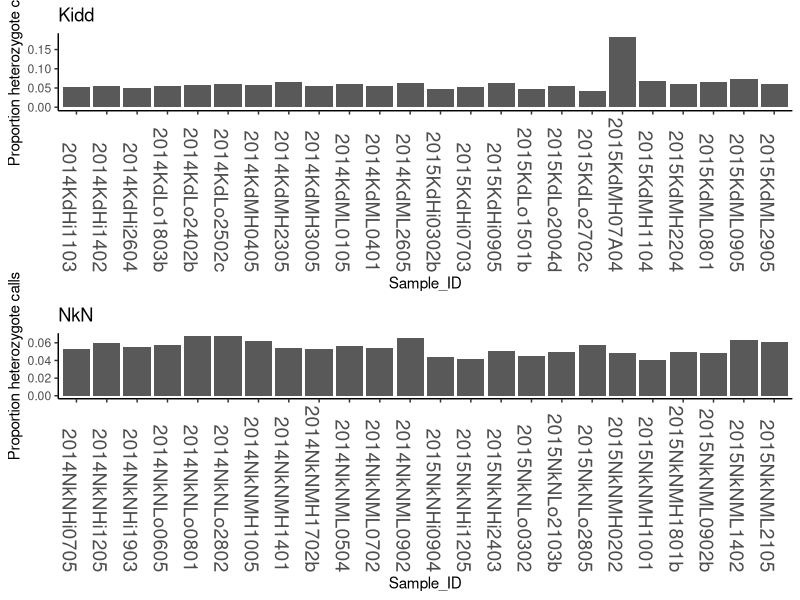
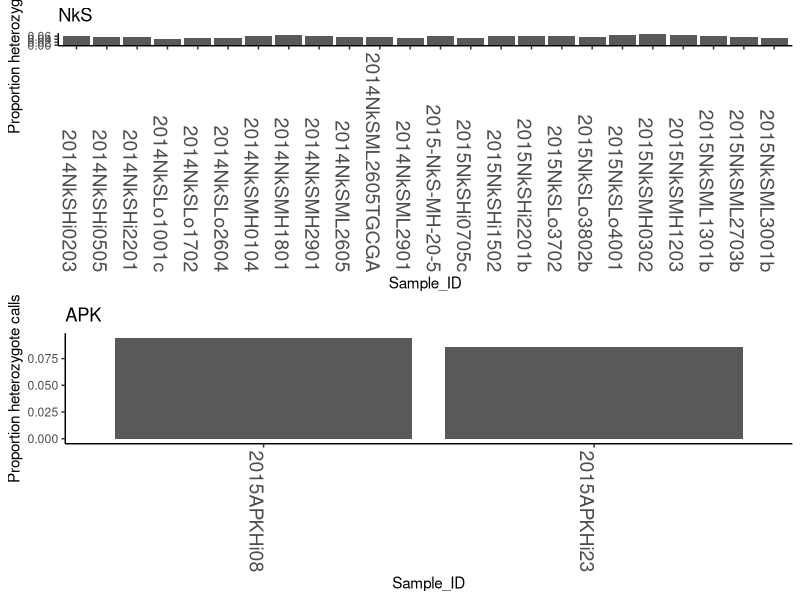
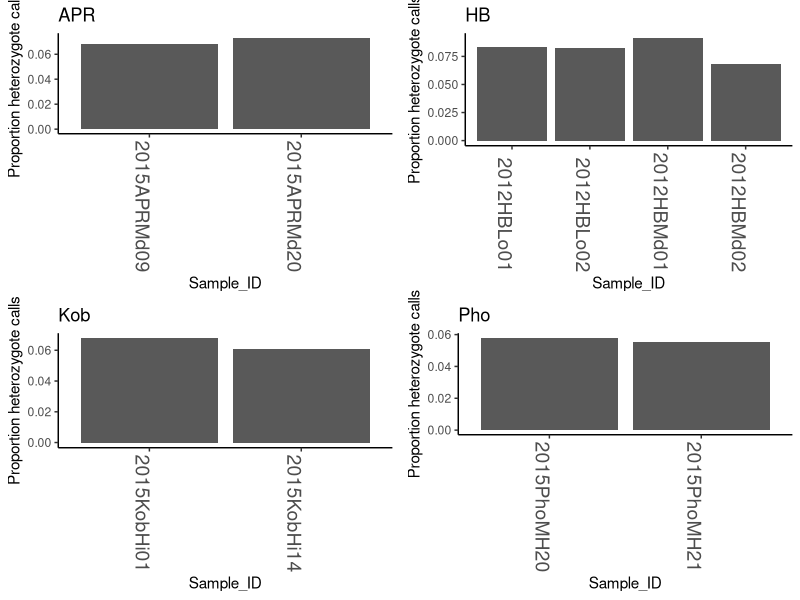
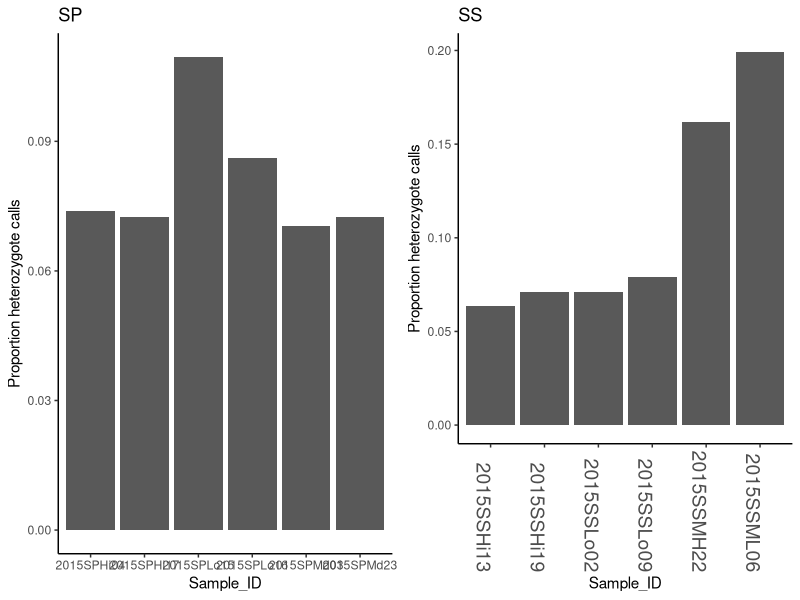
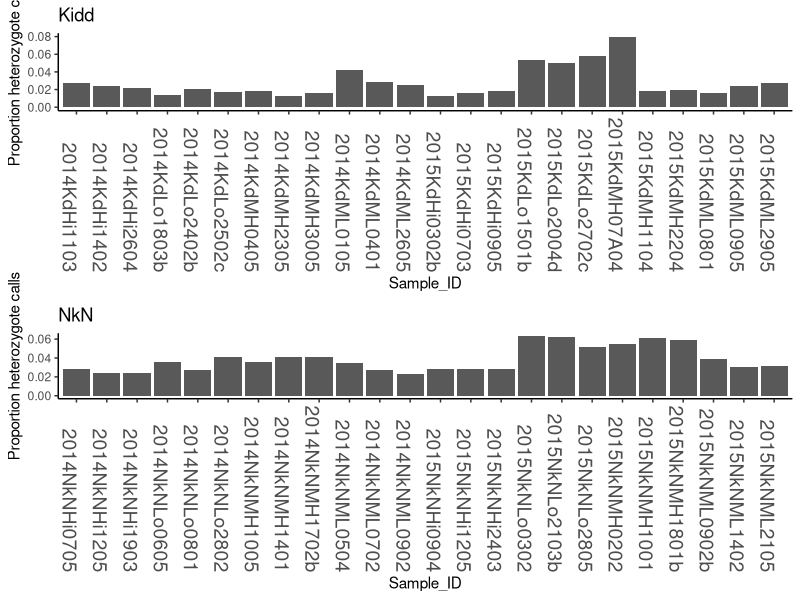
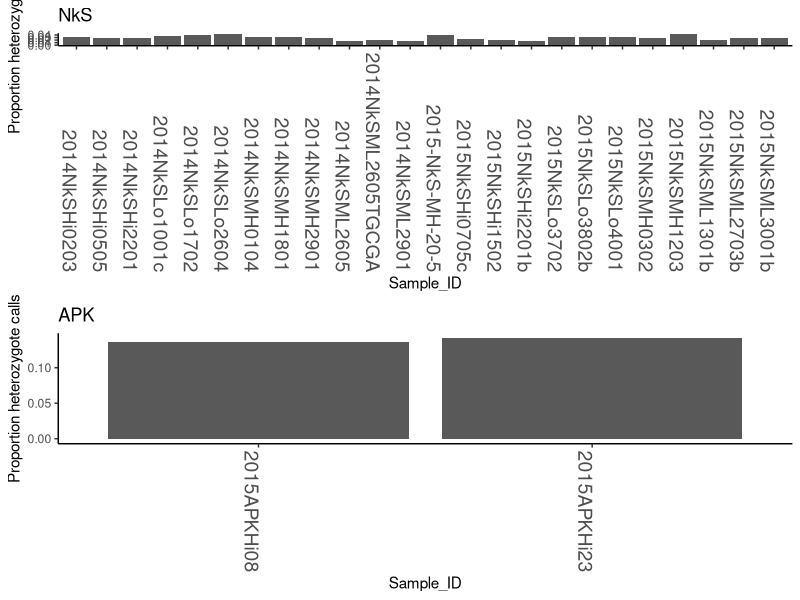
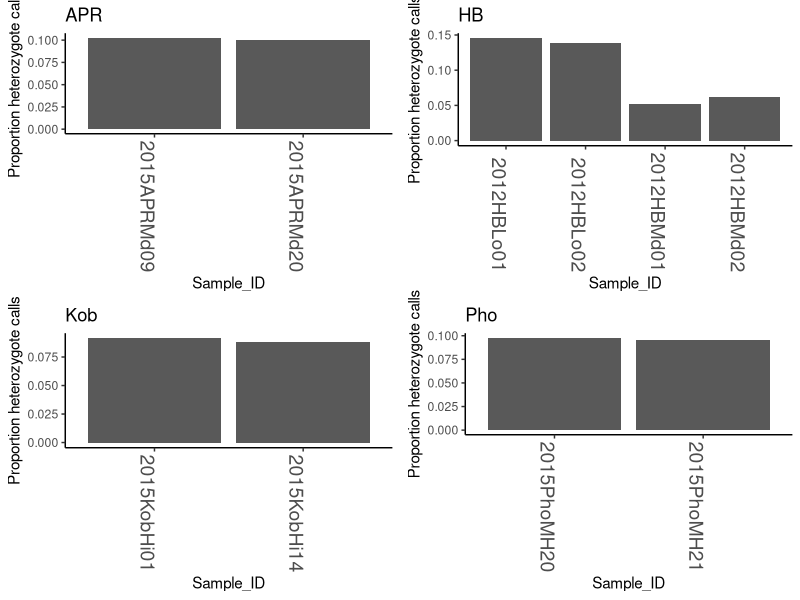
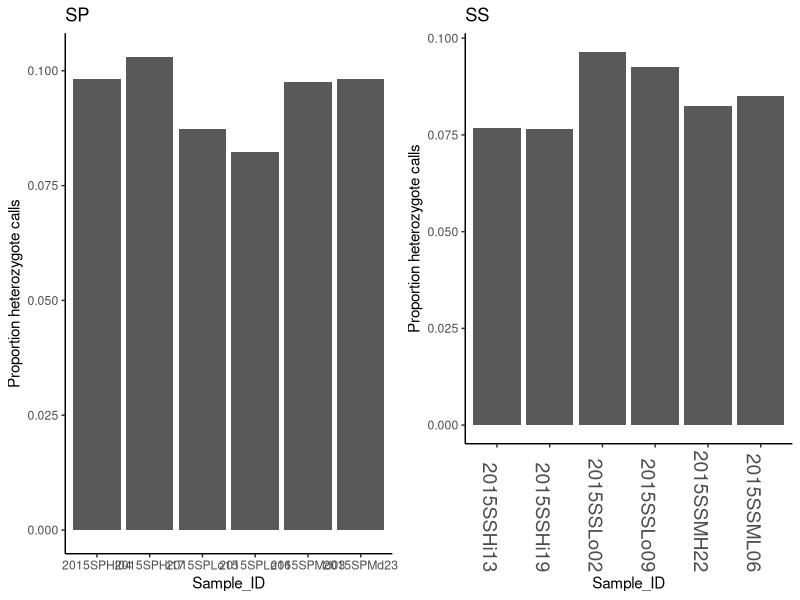

Here is the R script that generated these plots, in order: (Note: this script raises an error after producing the figures.)
install.packages("ggplot2")
library(ggplot2)
library(gridExtra)
library(grid)
het_homs_calls=read.table("output/summary_stats/Het_Hom_alt_Missing_counts_by_sample.txt", header=T, sep="\t")

summary(het_homs_calls)
#range of het proportion
summary(het_homs_calls$Prop_het)
#10 pop groups ignoring year and elevation
#organize samples into populations
Kidd=het_homs_calls[grepl("Kd",het_homs_calls$Sample_ID),]
NkN=het_homs_calls[grepl("NkN",het_homs_calls$Sample_ID),]
NkS=het_homs_calls[grepl("NkS",het_homs_calls$Sample_ID),]
APK=het_homs_calls[grepl("APK",het_homs_calls$Sample_ID),]
APR=het_homs_calls[grepl("APR",het_homs_calls$Sample_ID),]
HB=het_homs_calls[grepl("HB",het_homs_calls$Sample_ID),]
Kob=het_homs_calls[grepl("Kob",het_homs_calls$Sample_ID),]
Pho=het_homs_calls[grepl("Pho",het_homs_calls$Sample_ID),]
SP=het_homs_calls[grepl("SP",het_homs_calls$Sample_ID),]
SS=het_homs_calls[grepl("SS",het_homs_calls$Sample_ID),]


Kidd_plot=ggplot(Kidd, aes(x = Sample_ID, y = Prop_het)) + geom_bar(stat = "identity") + theme(axis.text.x = element_text(size=14,angle = 270, hjust=1),

        panel.background=element_blank(),  
        axis.line = element_line(colour = "black"))+
        theme(axis.line.x = element_line(color="black"),
                axis.line.y = element_line(color="black"))+
        ylab("Proportion heterozygote calls") +
        ggtitle("Kidd")

NkN_plot=ggplot(NkN, aes(x = Sample_ID, y = Prop_het)) + geom_bar(stat = "identity") + theme(axis.text.x = element_text(size=14,angle = 270, hjust=1),

        panel.background=element_blank(),  
        axis.line = element_line(colour = "black"))+
        theme(axis.line.x = element_line(color="black"),
                axis.line.y = element_line(color="black"))+
        ylab("Proportion heterozygote calls") +
        ggtitle("NkN")

NkS_plot=ggplot(NkS, aes(x = Sample_ID, y = Prop_het)) + geom_bar(stat = "identity") + theme(axis.text.x = element_text(size=14,angle = 270, hjust=1),

        panel.background=element_blank(),  
        axis.line = element_line(colour = "black"))+
        theme(axis.line.x = element_line(color="black"),
                axis.line.y = element_line(color="black"))+
        ylab("Proportion heterozygote calls") +
        ggtitle("NkS")

APK_plot=ggplot(APK, aes(x = Sample_ID, y = Prop_het)) + geom_bar(stat = "identity") + theme(axis.text.x = element_text(size=14,angle = 270, hjust=1),

        panel.background=element_blank(),  
        axis.line = element_line(colour = "black"))+
        theme(axis.line.x = element_line(color="black"),
                axis.line.y = element_line(color="black"))+
        ylab("Proportion heterozygote calls") +
        ggtitle("APK")

APR_plot=ggplot(APR, aes(x = Sample_ID, y = Prop_het)) + geom_bar(stat = "identity") + theme(axis.text.x = element_text(size=14,angle = 270, hjust=1),

        panel.background=element_blank(),  
        axis.line = element_line(colour = "black"))+
        theme(axis.line.x = element_line(color="black"),
                axis.line.y = element_line(color="black"))+
        ylab("Proportion heterozygote calls") +
        ggtitle("APR")
                
HB_plot=ggplot(HB, aes(x = Sample_ID, y = Prop_het)) + geom_bar(stat = "identity") + theme(axis.text.x = element_text(size=14,angle = 270, hjust=1),
    
          panel.background=element_blank(),  
                axis.line = element_line(colour = "black"))+
                theme(axis.line.x = element_line(color="black"),
                axis.line.y = element_line(color="black"))+
                ylab("Proportion heterozygote calls") +
                ggtitle("HB")

Kob_plot=ggplot(Kob, aes(x = Sample_ID, y = Prop_het)) + geom_bar(stat = "identity") + theme(axis.text.x = element_text(size=14,angle = 270, hjust=1),

        panel.background=element_blank(),  
        axis.line = element_line(colour = "black"))+
        theme(axis.line.x = element_line(color="black"),
                axis.line.y = element_line(color="black"))+
        ylab("Proportion heterozygote calls") +
        ggtitle("Kob")
                
Pho_plot=ggplot(Pho, aes(x = Sample_ID, y = Prop_het)) + geom_bar(stat = "identity") + theme(axis.text.x = element_text(size=14,angle = 270, hjust=1),

        panel.background=element_blank(),  
        axis.line = element_line(colour = "black"))+
        theme(axis.line.x = element_line(color="black"),
        axis.line.y = element_line(color="black"))+
        ylab("Proportion heterozygote calls") +
        ggtitle("Pho")

SP_plot=ggplot(SP, aes(x = Sample_ID, y = Prop_het)) + geom_bar(stat = "identity") + theme(axis.text.x.x = element_text(size=14,angle = 270, hjust=1),

        panel.background=element_blank(),  
        axis.line = element_line(colour = "black"))+
        theme(axis.line.x = element_line(color="black"),
                axis.line.y = element_line(color="black"))+
        ylab("Proportion heterozygote calls") +
        ggtitle("SP")

SS_plot=ggplot(SS, aes(x = Sample_ID, y = Prop_het)) + geom_bar(stat = "identity") + theme(axis.text.x = element_text(size=14,angle = 270, hjust=1),
        panel.background=element_blank(),  
        axis.line = element_line(colour = "black"))+
        theme(axis.line.x = element_line(color="black"),
                axis.line.y = element_line(color="black"))+
        ylab("Proportion heterozygote calls") +
        ggtitle("SS")

grid.arrange(Kidd_plot,NkN_plot, ncol=1)
grid.arrange(NkS_plot, APK_plot, ncol=1)
grid.arrange( APR_plot, HB_plot, Kob_plot,Pho_plot, ncol=2)
grid.arrange(SP_plot, SS_plot, ncol=2)


#Proportion Alternate genotypes:

Kidd_plot=ggplot(Kidd, aes(x = Sample_ID, y = Prop_alt)) + geom_bar(stat = "identity") + theme(axis.text.x = element_text(size=14,angle = 270, hjust=1),
        
        panel.background=element_blank(),  
        axis.line = element_line(colour = "black"))+
        theme(axis.line.x = element_line(color="black"),
                axis.line.y = element_line(color="black"))+
        ylab("Proportion heterozygote calls") +
        ggtitle("Kidd")

NkN_plot=ggplot(NkN, aes(x = Sample_ID, y = Prop_alt)) + geom_bar(stat = "identity") + theme(axis.text.x = element_text(size=14,angle = 270, hjust=1),
        
        panel.background=element_blank(),  
        axis.line = element_line(colour = "black"))+
        theme(axis.line.x = element_line(color="black"),
                axis.line.y = element_line(color="black"))+
        ylab("Proportion heterozygote calls") +
        ggtitle("NkN")
NkS_plot=ggplot(NkS, aes(x = Sample_ID, y = Prop_alt)) + geom_bar(stat = "identity") + theme(axis.text.x = element_text(size=14,angle = 270, hjust=1),
        
        panel.background=element_blank(),  
        axis.line = element_line(colour = "black"))+
        theme(axis.line.x = element_line(color="black"),
                axis.line.y = element_line(color="black"))+
        ylab("Proportion heterozygote calls") +
        ggtitle("NkS")

APK_plot=ggplot(APK, aes(x = Sample_ID, y = Prop_alt)) + geom_bar(stat = "identity") + theme(axis.text.x = element_text(size=14,angle = 270, hjust=1),
        
        panel.background=element_blank(),  
        axis.line = element_line(colour = "black"))+
        theme(axis.line.x = element_line(color="black"),
                axis.line.y = element_line(color="black"))+
        ylab("Proportion heterozygote calls") +
        ggtitle("APK")

APR_plot=ggplot(APR, aes(x = Sample_ID, y = Prop_alt)) + geom_bar(stat = "identity") + theme(axis.text.x = element_text(size=14,angle = 270, hjust=1),
        
        panel.background=element_blank(),  
        axis.line = element_line(colour = "black"))+
        theme(axis.line.x = element_line(color="black"),
                axis.line.y = element_line(color="black"))+
        ylab("Proportion heterozygote calls") +
        ggtitle("APR")

HB_plot=ggplot(HB, aes(x = Sample_ID, y = Prop_alt)) + geom_bar(stat = "identity") + theme(axis.text.x = element_text(size=14,angle = 270, hjust=1),
        
        panel.background=element_blank(),  
        axis.line = element_line(colour = "black"))+
        theme(axis.line.x = element_line(color="black"),
                axis.line.y = element_line(color="black"))+
        ylab("Proportion heterozygote calls") +
        ggtitle("HB")

Kob_plot=ggplot(Kob, aes(x = Sample_ID, y = Prop_alt)) + geom_bar(stat = "identity") + theme(axis.text.x = element_text(size=14,angle = 270, hjust=1),
        
        panel.background=element_blank(),  
        axis.line = element_line(colour = "black"))+
        theme(axis.line.x = element_line(color="black"),
                axis.line.y = element_line(color="black"))+
        ylab("Proportion heterozygote calls") +
        ggtitle("Kob")

Pho_plot=ggplot(Pho, aes(x = Sample_ID, y = Prop_alt)) + geom_bar(stat = "identity") + theme(axis.text.x = element_text(size=14,angle = 270, hjust=1),
        
        panel.background=element_blank(),  
        axis.line = element_line(colour = "black"))+
        theme(axis.line.x = element_line(color="black"),
                axis.line.y = element_line(color="black"))+
        ylab("Proportion heterozygote calls") +
        ggtitle("Pho")

SP_plot=ggplot(SP, aes(x = Sample_ID, y = Prop_alt)) + geom_bar(stat = "identity") + theme(axis.text.x.x = element_text(size=14,angle = 270, hjust=1),
        
        panel.background=element_blank(),  
        axis.line = element_line(colour = "black"))+
        theme(axis.line.x = element_line(color="black"),
                axis.line.y = element_line(color="black"))+
        ylab("Proportion heterozygote calls") +
        ggtitle("SP")

SS_plot=ggplot(SS, aes(x = Sample_ID, y = Prop_alt)) + geom_bar(stat = "identity") + theme(axis.text.x = element_text(size=14,angle = 270, hjust=1),
        panel.background=element_blank(),  
        axis.line = element_line(colour = "black"))+
        theme(axis.line.x = element_line(color="black"),
                axis.line.y = element_line(color="black"))+
        ylab("Proportion heterozygote calls") +
        ggtitle("SS")

grid.arrange(Kidd_plot,NkN_plot, ncol=1)
grid.arrange(NkS_plot, APK_plot, ncol=1)
grid.arrange( APR_plot, HB_plot, Kob_plot,Pho_plot, ncol=2)
grid.arrange(SP_plot, SS_plot, ncol=2)

#distribution of SNP sites in each samples
pop_codes=c("Kd", "NkN", "NkS", "APK", "APR", "HB", "Kob", "Ph", "SP", "SS" )
sites=c("9359", "9359", "6317", "2227", "3050", "6074", "2362", "2071", "5547", "8844")
pop_sites=data.frame(pop_codes, sites)
pop_sites$sites=as.numeric(as.character(pop_sites$sites))
mean(pop_sites$sites)

ggplot(pop_sites, aes(x = pop_codes, y = sites)) + geom_bar(stat = "identity") + theme(axis.text.x = element_text(size=14,angle = 270, hjust=1),
        panel.background=element_blank(),  
        axis.line = element_line(colour = "black"))+
        theme(axis.line.x = element_line(color="black"),
                axis.line.y = element_line(color="black"))+
        ylab("# SNP sites") + xlab("Population")+
     #   ylim(0, 8000)+
        geom_hline(yintercept=5521)

#pairs <- read.table(pipe('pbpaste'),header=F, sep="")

colnames(pairs)
colnames(pairs)=c("pop1", "pop2", "shared_sites", "pop1_count", "pop2_count", "fraction_pop1", "fraction_pop2")

pairs[grepl("Kob",pairs$pop1) | grepl("Kob",pairs$pop2) ,]

#association between no samples at site and sample number
sites_no_data=read.table("output/summary_stats/missing_sites_by_pop.txt", header=F, sep="")
ggplot(sites_no_data, aes(x=V3, y=V2)) + geom_point()+
        theme( text = element_text(size=14),
                panel.background = element_blank(),
                axis.line.x = element_line(color="black"),
                axis.line.y = element_line(color="black"))+
        ylab("# sites with no data") + xlab("Sample size within pop")

